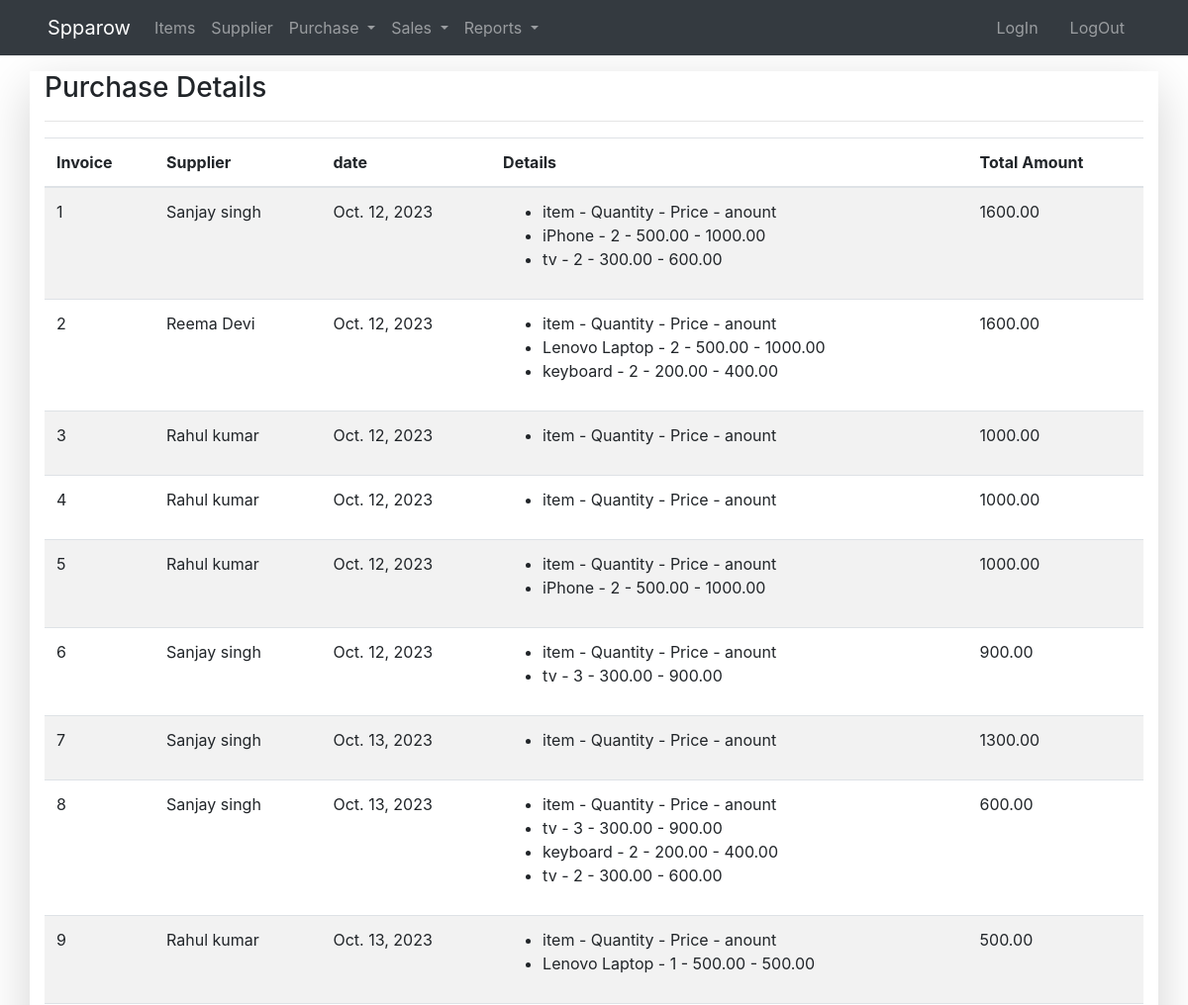
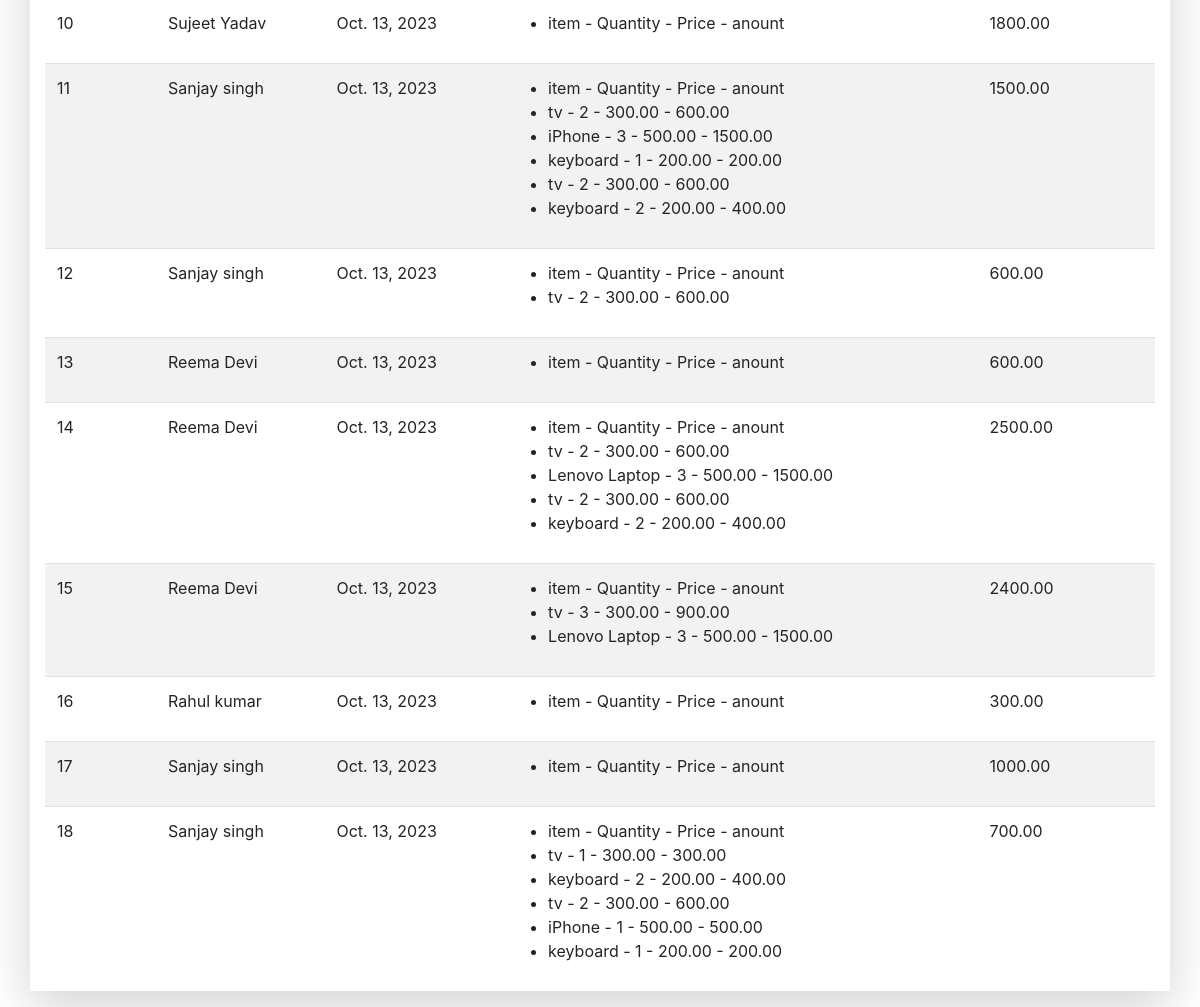
Page /purchase/purchase_details/ on the committed database (2 pictures, top to bottom).
### inventry_app/models.py (models this page shows, shortened)
class Purchase(models.Model):
    invoice = models.CharField(max_length=10)
    datetime = models.DateField()
    supplier = models.ForeignKey(Supplier, on_delete=models.CASCADE)
    total_amount = models.DecimalField(decimal_places=2,max_digits=10)

class Supplier(models.Model):
    name = models.CharField(max_length=100)
    address = models.CharField(max_length=255)
    contact_no = models.CharField(max_length=15)
    def __str__(self):
        return self.name

class PurchaseDetails(models.Model):
    purchase = models.ForeignKey(Purchase, on_delete=models.CASCADE)
    item = models.ForeignKey(Item, on_delete=models.CASCADE)
    quantity = models.PositiveIntegerField()
    price = models.DecimalField(max_digits=10, decimal_places=2)
    amount = models.DecimalField(max_digits=10, decimal_places=2)

class Item(models.Model):
    item_code = models.CharField(max_length=20)
    name = models.CharField(max_length=100)
    price = models.DecimalField(max_digits=10, decimal_places=2)
    def __str__(self):
        return self.name

### inventry_app/views.py (the view)
# urls.py: path('purchase/purchase_details/', views.purchase_details,name="purchase_details"),
def purchase_details(request):
    all_data = Purchase.objects.prefetch_related('purchasedetails_set').all()
    return render(request, 'dashboard/purchase_details.html', {'data': all_data,})

### templates/dashboard/Purchase_Details.html (shortened to what this page needs)
{% extends "partials/base.html" %}
{% block content %}
<div class="container mt-3 shadow-lg">
    <h3>Purchase Details</h3>
    <hr>
    <div class="contenar">
        <table class="table table-striped">
            <thead>
                <tr>
                    <th>Invoice</th>
                    <th>Supplier</th>
                    <th>date</th>
                    <th>Details</th>
                    <th>Total Amount</th>
                </tr>
            </thead>
            <tbody>
                {% for purchase in data %}
                    <tr>
                        <td>{{ purchase.id }}</td>
                        <td>{{ purchase.supplier }}</td>
                        <td>{{ purchase.datetime }}</td>
                        <td>
                            <ul>
                                <li>  item   -   Quantity  -   Price - anount</li>
                                {% for purchasedetail in purchase.purchasedetails_set.all %}
                                    <li>{{ purchasedetail.item }} - {{ purchasedetail.quantity}} - {{ purchasedetail.price }} - {{ purchasedetail.amount }}</li>
                            {% endfor %}
                            </ul>
                        </td>
                        <td>{{ purchase.total_amount}}</td>
                    </tr>
                {% endfor %}
            </tbody>
        </table>
    </div>
    </div>
{% endblock content %}

### templates/partials/base.html (shortened to what this page needs)
<!doctype html>
{% load static %}
<html lang="en">
  <head>
    <link rel="stylesheet"
    href="https://cdn.jsdelivr.net/npm/bootstrap@4.6.2/dist/css/bootstrap.min.css"
>
  </head>
  <body>
    {% include "partials/nav.html" %}
    {% block content %}{% endblock content %}
</body>
</html>

### templates/partials/nav.html (shortened to what this page needs)
    <nav class="navbar navbar-expand-lg navbar-dark bg-dark px-5 ">
        <a class="navbar-brand" href="{% url 'index' %}">Spparow</a>
        <div class="collapse navbar-collapse" id="navbarSupportedContent">
          <ul class="navbar-nav mr-auto">
            <li class="nav-item">
              <a class="nav-link" href="{% url 'items' %}">Items</a>
            </li>
            <li class="nav-item">
              <a class="nav-link" href="{% url 'supplier_mast' %}">Supplier</a>
            </li>
            <li class="nav-item dropdown">
              <a class="nav-link dropdown-toggle" href="#" role="button" data-toggle="dropdown" aria-expanded="false">
                Purchase
              </a>
            </li>
            <li class="nav-item dropdown">
              <a class="nav-link dropdown-toggle" href="#" role="button" data-toggle="dropdown" aria-expanded="false">
                Sales
              </a>
            </li>
            <li class="nav-item dropdown">
              <a class="nav-link dropdown-toggle" href="#" role="button" data-toggle="dropdown" aria-expanded="false">
                Reports
              </a>
            </li>
          </ul>
          <div class="form-inline my-2 my-lg-0">
            <ul class="navbar-nav me-auto mb-2 mb-lg-0">
                 <li class="nav-item mx-2">
                  <a href="#" class="nav-link ">LogIn</a>
                 </li>
                 <li class="nav-item mx-2">
                  <a href='#' class="nav-link">LogOut</a>
                 </li>
               </ul>
          </div>
        </div>
      </nav>

### rows in the picture
Purchase: id "1", supplier "Sanjay singh", datetime "Oct. 12, 2023", total_amount "1600.00"
PurchaseDetails: item "iPhone", quantity "2", price "500.00", amount "1000.00"
PurchaseDetails: item "tv", quantity "2", price "300.00", amount "600.00"
Purchase: id "2", supplier "Reema Devi", datetime "Oct. 12, 2023", total_amount "1600.00"
PurchaseDetails: item "Lenovo Laptop", quantity "2", price "500.00", amount "1000.00"
PurchaseDetails: item "keyboard", quantity "2", price "200.00", amount "400.00"
Purchase: id "3", supplier "Rahul kumar", datetime "Oct. 12, 2023", total_amount "1000.00"
Purchase: id "4", supplier "Rahul kumar", datetime "Oct. 12, 2023", total_amount "1000.00"
Purchase: id "5", supplier "Rahul kumar", datetime "Oct. 12, 2023", total_amount "1000.00"
PurchaseDetails: item "iPhone", quantity "2", price "500.00", amount "1000.00"
Purchase: id "6", supplier "Sanjay singh", datetime "Oct. 12, 2023", total_amount "900.00"
PurchaseDetails: item "tv", quantity "3", price "300.00", amount "900.00"
Purchase: id "7", supplier "Sanjay singh", datetime "Oct. 13, 2023", total_amount "1300.00"
Purchase: id "8", supplier "Sanjay singh", datetime "Oct. 13, 2023", total_amount "600.00"
PurchaseDetails: item "tv", quantity "3", price "300.00", amount "900.00"
PurchaseDetails: item "keyboard", quantity "2", price "200.00", amount "400.00"
PurchaseDetails: item "tv", quantity "2", price "300.00", amount "600.00"
Purchase: id "9", supplier "Rahul kumar", datetime "Oct. 13, 2023", total_amount "500.00"
PurchaseDetails: item "Lenovo Laptop", quantity "1", price "500.00", amount "500.00"
Purchase: id "10", supplier "Sujeet Yadav", datetime "Oct. 13, 2023", total_amount "1800.00"
Purchase: id "11", supplier "Sanjay singh", datetime "Oct. 13, 2023", total_amount "1500.00"
PurchaseDetails: item "tv", quantity "2", price "300.00", amount "600.00"
PurchaseDetails: item "iPhone", quantity "3", price "500.00", amount "1500.00"
PurchaseDetails: item "keyboard", quantity "1", price "200.00", amount "200.00"
PurchaseDetails: item "tv", quantity "2", price "300.00", amount "600.00"
PurchaseDetails: item "keyboard", quantity "2", price "200.00", amount "400.00"
Purchase: id "12", supplier "Sanjay singh", datetime "Oct. 13, 2023", total_amount "600.00"
PurchaseDetails: item "tv", quantity "2", price "300.00", amount "600.00"
Purchase: id "13", supplier "Reema Devi", datetime "Oct. 13, 2023", total_amount "600.00"
Purchase: id "14", supplier "Reema Devi", datetime "Oct. 13, 2023", total_amount "2500.00"
PurchaseDetails: item "tv", quantity "2", price "300.00", amount "600.00"
PurchaseDetails: item "Lenovo Laptop", quantity "3", price "500.00", amount "1500.00"
PurchaseDetails: item "tv", quantity "2", price "300.00", amount "600.00"
PurchaseDetails: item "keyboard", quantity "2", price "200.00", amount "400.00"
Purchase: id "15", supplier "Reema Devi", datetime "Oct. 13, 2023", total_amount "2400.00"
PurchaseDetails: item "tv", quantity "3", price "300.00", amount "900.00"
PurchaseDetails: item "Lenovo Laptop", quantity "3", price "500.00", amount "1500.00"
Purchase: id "16", supplier "Rahul kumar", datetime "Oct. 13, 2023", total_amount "300.00"
Purchase: id "17", supplier "Sanjay singh", datetime "Oct. 13, 2023", total_amount "1000.00"
Purchase: id "18", supplier "Sanjay singh", datetime "Oct. 13, 2023", total_amount "700.00"
PurchaseDetails: item "tv", quantity "1", price "300.00", amount "300.00"
PurchaseDetails: item "keyboard", quantity "2", price "200.00", amount "400.00"
PurchaseDetails: item "tv", quantity "2", price "300.00", amount "600.00"
PurchaseDetails: item "iPhone", quantity "1", price "500.00", amount "500.00"
PurchaseDetails: item "keyboard", quantity "1", price "200.00", amount "200.00"
